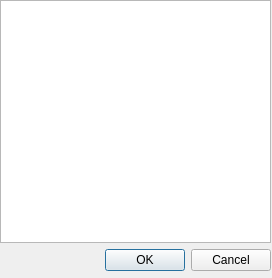
<?xml version="1.0" encoding="UTF-8"?>
<ui version="4.0">
 <class>ListWidgetDialog</class>
 <widget class="QDialog" name="ListWidgetDialog">
  <property name="geometry">
   <rect>
    <x>0</x>
    <y>0</y>
    <width>272</width>
    <height>278</height>
   </rect>
  </property>
  <property name="windowTitle">
   <string>Dialog</string>
  </property>
  <widget class="QWidget" name="">
   <property name="geometry">
    <rect>
     <x>0</x>
     <y>0</y>
     <width>271</width>
     <height>271</height>
    </rect>
   </property>
   <layout class="QVBoxLayout" name="verticalLayout">
    <item>
     <widget class="QListWidget" name="listWidget"/>
    </item>
    <item>
     <widget class="QDialogButtonBox" name="buttonBox">
      <property name="orientation">
       <enum>Qt::Horizontal</enum>
      </property>
      <property name="standardButtons">
       <set>QDialogButtonBox::Cancel|QDialogButtonBox::Ok</set>
      </property>
     </widget>
    </item>
   </layout>
  </widget>
 </widget>
 <resources/>
 <connections>
  <connection>
   <sender>buttonBox</sender>
   <signal>accepted()</signal>
   <receiver>ListWidgetDialog</receiver>
   <slot>accept()</slot>
   <hints>
    <hint type="sourcelabel">
     <x>248</x>
     <y>254</y>
    </hint>
    <hint type="destinationlabel">
     <x>157</x>
     <y>274</y>
    </hint>
   </hints>
  </connection>
  <connection>
   <sender>buttonBox</sender>
   <signal>rejected()</signal>
   <receiver>ListWidgetDialog</receiver>
   <slot>reject()</slot>
   <hints>
    <hint type="sourcelabel">
     <x>316</x>
     <y>260</y>
    </hint>
    <hint type="destinationlabel">
     <x>286</x>
     <y>274</y>
    </hint>
   </hints>
  </connection>
 </connections>
</ui>
